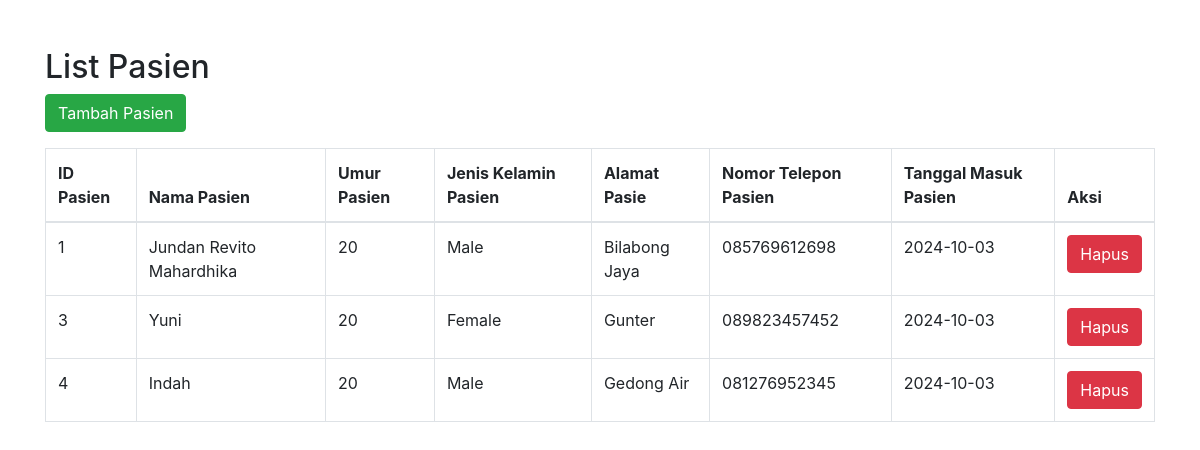
Screenshot of /tampilkan.php with the database file from the repository.
### tables this page shows
CREATE TABLE `data_pasien` (
  `id_pasien` int(15) NOT NULL,
  `nama_pasien` varchar(255) DEFAULT NULL,
  `umur_pasien` int(3) DEFAULT NULL,
  `jenis_kelamin_pasien` varchar(10) DEFAULT NULL,
  `alamat_pasien` text DEFAULT NULL,
  `nomor_telepon_pasien` varchar(15) DEFAULT NULL,
  `tanggal_masuk_pasien` date DEFAULT NULL
);

### tampilkan.php (the view, shortened to what this page needs)
<?php
include 'koneksi.php';
$sql = "SELECT * FROM data_pasien";
$result = $conn->query($sql);
?>
<!DOCTYPE html>
<html lang="en">
<head>
    <link rel="stylesheet" href="https://stackpath.bootstrapcdn.com/bootstrap/4.5.2/css/bootstrap.min.css">
</head>
<body>
    <div class="container mt-5">
        <h2>List Pasien</h2>
        <a href="index.php" class="btn btn-success mb-3">Tambah Pasien</a>
        <table class="table table-bordered">
            <thead>
                <tr>
                    <th>ID Pasien</th>
                    <th>Nama Pasien</th>
                    <th>Umur Pasien</th>
                    <th>Jenis Kelamin Pasien</th>
                    <th>Alamat Pasie</th>
                    <th>Nomor Telepon Pasien</th>
                    <th>Tanggal Masuk Pasien</th>
                    <th>Aksi</th>
                </tr>
            </thead>
            <tbody>
               <?php while($row = $result->fetch_assoc()):?>
                    <tr>
                        <td><?= $row['id_pasien']?></td>
                        <td><?= $row['nama_pasien']?></td>
                        <td><?= $row['umur_pasien'] ?></td>
                        <td><?= $row['jenis_kelamin_pasien'] ?></td>
                        <td><?= $row['alamat_pasien'] ?></td>
                        <td><?= $row['nomor_telepon_pasien'] ?></td>
                        <td><?= $row['tanggal_masuk_pasien'] ?></td>
                        <td>
                        <a href="hapus.php?<?= $row['id_pasien'] ?>" class="btn btn-danger">Hapus</a>
                        </td>
                    </tr>
                <?php endwhile; ?>
            </tbody>
        </table>
    </div>
</body>

### rows the page displays
data_pasien: id_pasien "1", nama_pasien "Jundan Revito Mahardhika", umur_pasien "20", jenis_kelamin_pasien "Male", alamat_pasien "Bilabong Jaya", nomor_telepon_pasien "085769612698", tanggal_masuk_pasien "2024-10-03"
data_pasien: id_pasien "3", nama_pasien "Yuni", umur_pasien "20", jenis_kelamin_pasien "Female", alamat_pasien "Gunter", nomor_telepon_pasien "089823457452", tanggal_masuk_pasien "2024-10-03"
data_pasien: id_pasien "4", nama_pasien "Indah", umur_pasien "20", jenis_kelamin_pasien "Male", alamat_pasien "Gedong Air", nomor_telepon_pasien "081276952345", tanggal_masuk_pasien "2024-10-03"
